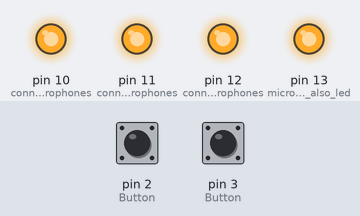
Bench run of a sketch on a simulated Arduino Uno, built with avr-gcc and run on an emulated ATmega328P. Parts: output pins drawn as LEDs (lit = HIGH). Dashed ring = blinking. The test bench sets the inputs (shaded band); at power-on: pin 3 (Button) HIGH, pin 2 (Button) HIGH. Random numbers use the default seed unless the sketch sets one; what the sketch prints to the serial monitor is not drawn.

Above: at 6.2 s.
6.3 s: pin 3 (Button) pulled LOW for 0.15 s
At 6.75 s:
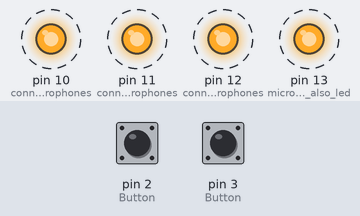
9.4 s: pin 2 (Button) pulled LOW for 3.2 s
14.1 s: pin 2 (Button) pulled LOW for 0.15 s
At 14.25 s:
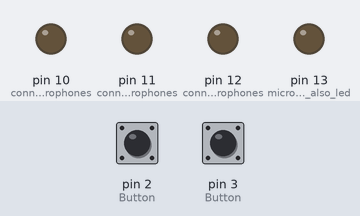
15.7 s: pin 3 (Button) pulled LOW for 1 s
At 16.15 s:
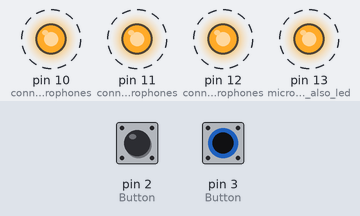
18.7 s: pin 2 (Button) driven LOW and pin 3 (Button) driven LOW
21.7 s: pin 3 (Button) driven HIGH
Timing chart, 0 to 25.7 s (numbered marks = the images above; inputs shaded):
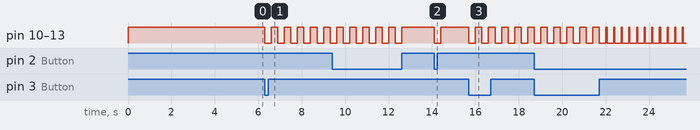

The sketch:

shot_simulator_for_arduino_uno_v6.ino
```cpp
/*
  Arduino shot simulator
  This sketch is used to simulate pellet hitting Inband Air electronic target
  pin10=mic4
  pin11=mic3
  pin12=mic2
  pin13=mic1
*/

//constants


// the setup function runs once when you press reset or power the board
void setup() {
  // initialize digital pin LED_BUILTIN as an output.
  pinMode(10, OUTPUT);//connect to microphones
  pinMode(11, OUTPUT);//connect to microphones
  pinMode(12, OUTPUT);//connect to microphones
  pinMode(13, OUTPUT);//microphone and also led
  pinMode(2,INPUT_PULLUP);//Button
  pinMode(3,INPUT_PULLUP);//Button

  digitalWrite(10,HIGH);
  digitalWrite(11,HIGH);
  digitalWrite(12,HIGH);
  digitalWrite(13,HIGH);
  delay(5000);  //
  Serial.begin(115200,SERIAL_8N1); //UART going to USB com port

}

// the loop function runs over and over again forever
void loop() {

  //shoot_line();
  //shoot_static();
  //shoot_circle();
  //shoot_h_line();
  check_buttons();
}

void check_buttons(){
    int val=digitalRead(2);
     if (val==LOW) single_random();

    val=digitalRead(3);
    if (val==LOW) random_shots();


}


void random_shots(){
  int a;
  float x,y;
  int maxi=150; //max dif in tents of mm, i.e 50 equals 5mm
  int min=20;
  for (int n=0;n<10;n++){
    a=random((0,maxi));
    a=a-maxi/2;
    x=a/10;
    a=random((0,maxi));
    a=a-maxi/2;
    y=a/10;
    calc_delays(x,y);
    delay(300);

  }
}

void single_random(){
  int a;
  float x,y;
  int maxi=150; //max dif in tents of mm, i.e 50 equals 5mm
  int min=20;

    a=random((0,maxi));
    a=a-maxi/2;
    x=a/10;
    a=random((0,maxi));
    a=a-maxi/2;
    y=a/10;
    calc_delays(x,y);
    delay(50);

}

void shoot_circle(){

  float r=10.0; //radious of the circle
  float pi=3.14;
  float a=0; // angle to be looped
  float s=0.10472; //angle step in radians
  float x,y;
  for (int n=0;n<60;n++){
    x=cos(a)*r;
    y=sin(a)*r;
    calc_delays(x,y);
    delay(2000);
    a=a+s;


  }

}

//shoots horizontal line
void shoot_h_line(){
  float x_start=-10.0;
  float y_start=-10.0;
  float ste=abs(2*x_start/100);
  for (int n=0; n <100; n++){
     calc_delays(x_start,y_start);
     x_start=x_start+ste;
     //y_start=y_start+ste;
     delay(2000);
  }}

void shoot_line(){
  float x_start=-20.0;
  float y_start=-20.0;
  float ste=0.5;
  for (int n=0; n <60; n++){
     calc_delays(x_start,y_start);
     x_start=x_start+ste;
     y_start=y_start+ste;
     delay(2000);
  }}

void shoot_static(){
  for (int n=0; n <1000; n++){
     calc_delays(-5.2,-7.0);

     delay(2000);
}}

//calc_delays calculates needed delays based on wanted hit coordinates x and y
void calc_delays(float x, float y){
  //constants
  double v=344.0;
  float X=100.12; //default calibration, positive or negative value depending on mic
  float Y=115.0;  //close enough value to be used in Y, enough to get roughly right coordinates
  float a=625; //how many delay tics per one ms

  //distance from hit to Mic 1
  double s1,s2,s3,s4;
  s1=sqrt(pow((x-(-X)),2)+pow((y-(-Y)),2));
  s2=sqrt(pow((x-(X)),2)+pow((y-(-Y)),2));
  s3=sqrt(pow((x-(X)),2)+pow((y-(Y)),2));
  s4=sqrt(pow((x-(-X)),2)+pow((y-(Y)),2));

  // calculated corresponding times in ms

  s1=s1/v;
  s2=s2/v;
  s3=s3/v;
  s4=s4/v;

  //calculate corresponding delays

  s1=s1*a;
  s2=s2*a;
  s3=s3*a;
  s4=s4*a;

  int del1=s1;
  int del2=s2;
  int del3=s3;
  int del4=s4;

  //send to serial port for debug purposes
  //some known values just for checking the serial port functioning
  /*
  del1=100;
  del2=300;
  del3=500;
  del4=700
  */

  byte tmp_low=lowByte(del1);
  byte tmp_high=highByte(del1);
  Serial.write(tmp_low);
  Serial.write(tmp_high);

  tmp_low=lowByte(del2);
  tmp_high=highByte(del2);
  Serial.write(tmp_low);
  Serial.write(tmp_high);

  tmp_low=lowByte(del3);
  tmp_high=highByte(del3);
  Serial.write(tmp_low);
  Serial.write(tmp_high);

  tmp_low=lowByte(del4);
  tmp_high=highByte(del4);
  Serial.write(tmp_low);
  Serial.write(tmp_high);

  trigger_mics(del1,del2,del3,del4);


}

void trigger_mics(int del1,int del2,int del3, int del4) {
  //del1...del4 are delays for triggering mics 1...4
  //reset mic lines
  digitalWrite(10,HIGH);
  digitalWrite(11,HIGH);
  digitalWrite(12,HIGH);
  digitalWrite(13,HIGH);
  //mic statusflags, used to make sure IO transitions are not done un-necessary
  bool M1=0;
  bool M2=0;
  bool M3=0;
  bool M4=0;

 //compensate for delay
 int foo=0;

  int n=0;
  noInterrupts();
   for (n=0; n <5000; n++){
   if (M1==0 && n>del1)
    {digitalWrite (13,LOW);
     M1=1;
     //n=n+foo;
     } //mic 1

   if (M2==0 && n>del2){
    digitalWrite (12,LOW);
    M2=1;
    //n=n+foo;
    } //mic 2
   if (M3==0 && n>del3){
    digitalWrite (11,LOW);
    M3=1;
    //n=n+foo;
    } //mic 3
   if (M4==0 && n>del4){
    digitalWrite (10,LOW);
    M4=1;
    //n=n+foo;
    }//mic4
    if (M1==1 && M2==1 && M3==1 && M4==1){break;
   //dum_delay(5);
   }}
  interrupts();
  delay(300);
  digitalWrite(10,HIGH);
  digitalWrite(11,HIGH);
  digitalWrite(12,HIGH);
  digitalWrite(13,HIGH);
}


void dum_delay(int delay) {
  //two loops doing nothing, inner repeats 1000

   for (int n=0; n <delay; n++){
   for (int i=0; i <1000; i++){
    __asm__("nop\n\t");
}}

   }
```

Measured:
- after the input at 6.3 s, pin 10 (connect_to_microphones), pin 11 (connect_to_microphones), pin 12 (connect_to_microphones), pin 13 (microphone_and_also_led): alternates HIGH for 0.30 s and LOW for 0.30 s, starting at once
- after the input at 14.1 s, pin 10 (connect_to_microphones), pin 11 (connect_to_microphones), pin 12 (connect_to_microphones), pin 13 (microphone_and_also_led): HIGH → LOW at once, → HIGH 0.30 s later
- after the input at 15.7 s, pin 10 (connect_to_microphones), pin 11 (connect_to_microphones), pin 12 (connect_to_microphones), pin 13 (microphone_and_also_led): alternates HIGH for 0.30 s and LOW for 0.30 s, starting at once
